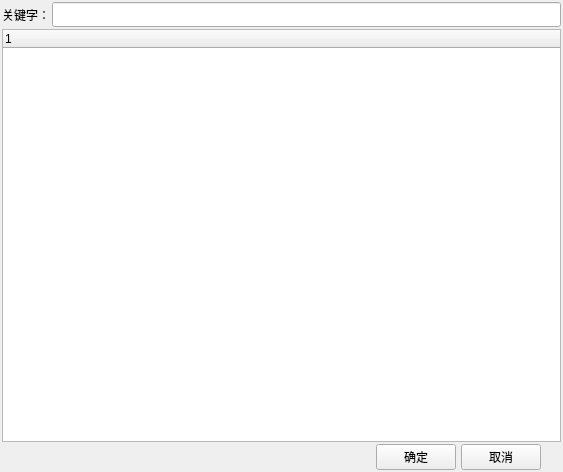
<?xml version="1.0" encoding="UTF-8"?>
<ui version="4.0">
 <class>Form</class>
 <widget class="QWidget" name="Form">
  <property name="geometry">
   <rect>
    <x>0</x>
    <y>0</y>
    <width>563</width>
    <height>472</height>
   </rect>
  </property>
  <property name="windowTitle">
   <string>选择项目</string>
  </property>
  <layout class="QVBoxLayout" name="verticalLayout">
   <property name="spacing">
    <number>2</number>
   </property>
   <property name="leftMargin">
    <number>2</number>
   </property>
   <property name="topMargin">
    <number>2</number>
   </property>
   <property name="rightMargin">
    <number>2</number>
   </property>
   <property name="bottomMargin">
    <number>2</number>
   </property>
   <item>
    <layout class="QHBoxLayout" name="horizontalLayout">
     <item>
      <widget class="QLabel" name="label">
       <property name="minimumSize">
        <size>
         <width>0</width>
         <height>25</height>
        </size>
       </property>
       <property name="text">
        <string>关键字：</string>
       </property>
      </widget>
     </item>
     <item>
      <widget class="QLineEdit" name="lineEdit">
       <property name="minimumSize">
        <size>
         <width>0</width>
         <height>25</height>
        </size>
       </property>
       <property name="toolTip">
        <string>输入关键字可快速度定位</string>
       </property>
      </widget>
     </item>
    </layout>
   </item>
   <item>
    <widget class="QTreeWidget" name="treeWidget">
     <property name="editTriggers">
      <set>QAbstractItemView::NoEditTriggers</set>
     </property>
     <property name="selectionMode">
      <enum>QAbstractItemView::MultiSelection</enum>
     </property>
     <column>
      <property name="text">
       <string notr="true">1</string>
      </property>
     </column>
    </widget>
   </item>
   <item>
    <layout class="QHBoxLayout" name="horizontalLayout_2">
     <property name="spacing">
      <number>0</number>
     </property>
     <item>
      <spacer name="horizontalSpacer">
       <property name="orientation">
        <enum>Qt::Horizontal</enum>
       </property>
       <property name="sizeHint" stdset="0">
        <size>
         <width>40</width>
         <height>20</height>
        </size>
       </property>
      </spacer>
     </item>
     <item>
      <widget class="QPushButton" name="butOK">
       <property name="text">
        <string>确定</string>
       </property>
      </widget>
     </item>
     <item>
      <spacer name="horizontalSpacer_3">
       <property name="orientation">
        <enum>Qt::Horizontal</enum>
       </property>
       <property name="sizeType">
        <enum>QSizePolicy::Minimum</enum>
       </property>
       <property name="sizeHint" stdset="0">
        <size>
         <width>5</width>
         <height>20</height>
        </size>
       </property>
      </spacer>
     </item>
     <item>
      <widget class="QPushButton" name="butCancel">
       <property name="text">
        <string>取消</string>
       </property>
      </widget>
     </item>
     <item>
      <spacer name="horizontalSpacer_2">
       <property name="orientation">
        <enum>Qt::Horizontal</enum>
       </property>
       <property name="sizeType">
        <enum>QSizePolicy::Minimum</enum>
       </property>
       <property name="sizeHint" stdset="0">
        <size>
         <width>20</width>
         <height>20</height>
        </size>
       </property>
      </spacer>
     </item>
    </layout>
   </item>
  </layout>
 </widget>
 <resources/>
 <connections/>
</ui>
